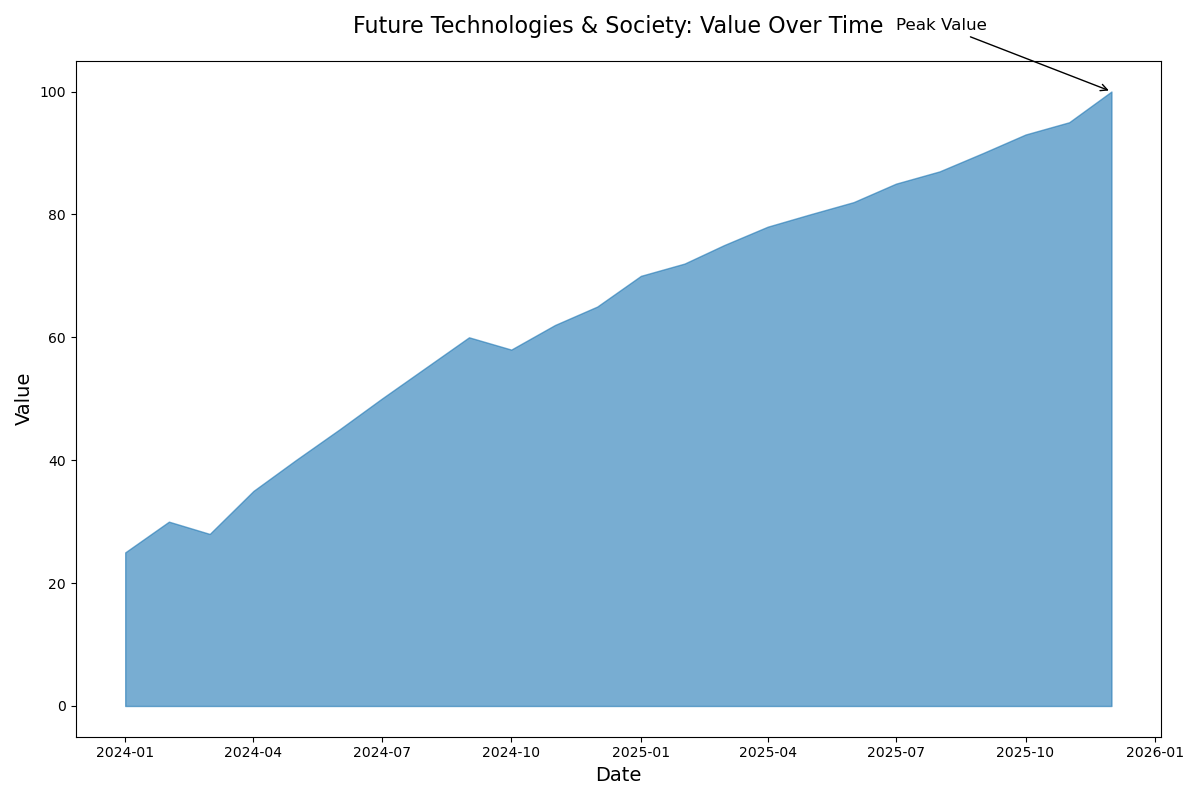

This figure's Python source:

import matplotlib.pyplot as plt
import pandas as pd
import numpy as np

# Data Preparation
data = {
    'Date': pd.date_range(start='2024-01-01', periods=24, freq='MS'),
    'Value': [25, 30, 28, 35, 40, 45, 50, 55, 60, 58, 62, 65, 70, 72, 75, 78, 80, 82, 85, 87, 90, 93, 95, 100]
}
df = pd.DataFrame(data)

# Plotting
fig, ax = plt.subplots(figsize=(12, 8))
ax.fill_between(df['Date'], df['Value'], color='#1f77b4', alpha=0.6)

# Adding Labels and Title
ax.set_title('Future Technologies & Society: Value Over Time', fontsize=16, pad=20)
ax.set_xlabel('Date', fontsize=14)
ax.set_ylabel('Value', fontsize=14)
ax.annotate('Peak Value', xy=(df['Date'].iloc[-1], df['Value'].iloc[-1]), xytext=(df['Date'].iloc[-6], df['Value'].iloc[-1] + 10),
             arrowprops=dict(facecolor='black', arrowstyle='->'),
             fontsize=12)

# Display the plot
plt.tight_layout()
plt.show()
